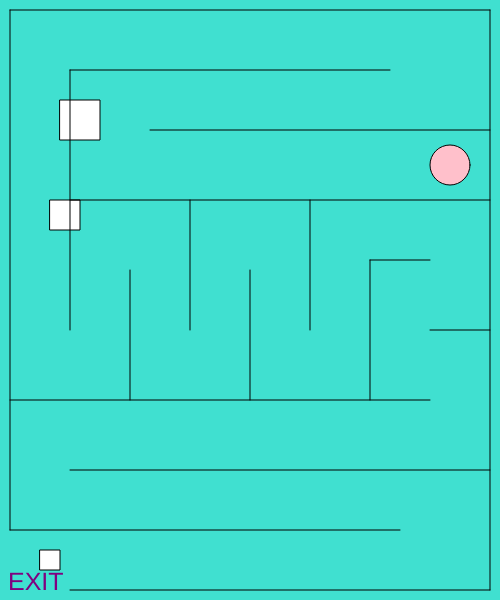
Frame 1 (no input)
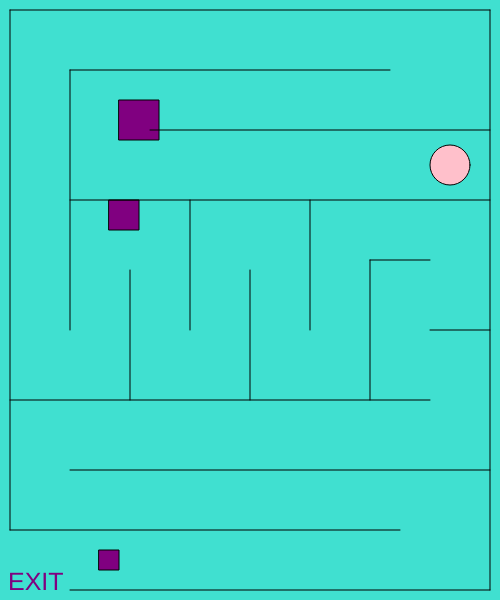
Frame 60 (no input)
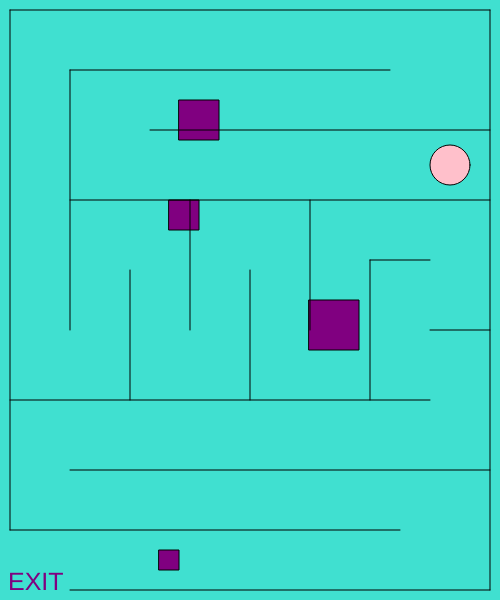
Frame 120 (the mouse pressed at the canvas centre since frame 60)

The p5.js sketch that drew these frames (run headless with seeded random() and noise() and a simulated clock; from frame 60 on, the mouse is pressed at the canvas centre):

// p5.js sketch
// ── sketch.js
var circleX = 450;
var circleY = 165;
var circleSpeed = 3;

var myXs = []
var myYs = []
var myDiameters = []

function setup()
{
createCanvas(500, 600);
myXs[0] = 60;
myYs[0] = 100;
myDiameters[0] = 40;
myXs[1] = 50;
myYs[1] = 200;
myDiameters[1] = 30;
myXs[2] = 40;
myYs[2] = 550;
myDiameters[2] = 20;
}

function draw()
{
background('turquoise');

for(var s = 0; s < myXs.length; s++)
{
square(myXs[s], myYs[s], myDiameters[s]);
}

createPlayer();
playerMotion();
    
createMaze();

squareMotion();

createExit();
}

function createPlayer()
{
fill('pink');
circle(circleX, circleY, 40);
}

function playerMotion()
{
if (keyIsDown(87))
    {
circleY -= circleSpeed; 
} else if (keyIsDown(83))
    { 
circleY += circleSpeed; 
} else if (keyIsDown(65))
    { 
circleX -= circleSpeed; 
} else if (keyIsDown(68))
    { 
circleX += circleSpeed;
}
}

function mousePressed()
{
myXs.push(mouseX);
myYs.push(mouseY);
myDiameters.push(50);
}

function squareMotion()
{
for (var s = 0; s < myXs.length; s++)
{
myXs[s] += 1; 
if (myXs[s] > width) 
{
myXs[s] = -myDiameters[s];  
myYs[s] = random(60, height - 60);
}
}
}

function createMaze()
{
//outter maze
line(10, 530, 10, 10);
line(10, 10, 490, 10);
line(490, 590, 490, 10);
line(70, 590, 490, 590);
line(10, 400, 430, 400);

//inner maze
line(70, 70, 70, 330);

line(70, 200, 490, 200);
line(130, 400, 130, 270);
line(190, 200, 190, 330);
line(250, 400, 250, 270);
line(310, 200, 310, 330);
line(370, 400, 370, 260);

line(430, 260, 370, 260);
line(430, 330, 490, 330);

line(150, 130, 490, 130);
line(70, 70, 390, 70);
    
line(10, 530, 400, 530);
line(70, 470, 490, 470);
}

function createExit()
{
fill('purple');
textSize(25);
text("EXIT", width-492, height-10);

}
